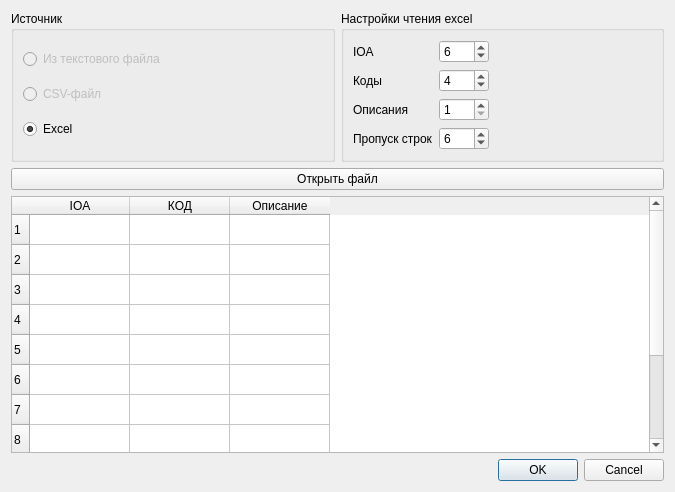
<?xml version="1.0" encoding="UTF-8"?>
<ui version="4.0">
 <class>ImportDialog</class>
 <widget class="QDialog" name="ImportDialog">
  <property name="geometry">
   <rect>
    <x>0</x>
    <y>0</y>
    <width>675</width>
    <height>492</height>
   </rect>
  </property>
  <property name="windowTitle">
   <string>Dialog</string>
  </property>
  <layout class="QVBoxLayout" name="verticalLayout_2">
   <item>
    <layout class="QHBoxLayout" name="horizontalLayout">
     <item>
      <widget class="QGroupBox" name="groupBox">
       <property name="title">
        <string>Источник</string>
       </property>
       <layout class="QVBoxLayout" name="verticalLayout">
        <item>
         <widget class="QRadioButton" name="selector_txt">
          <property name="enabled">
           <bool>false</bool>
          </property>
          <property name="text">
           <string>Из текстового файла</string>
          </property>
         </widget>
        </item>
        <item>
         <widget class="QRadioButton" name="selector_csv">
          <property name="enabled">
           <bool>false</bool>
          </property>
          <property name="text">
           <string>CSV-файл</string>
          </property>
         </widget>
        </item>
        <item>
         <widget class="QRadioButton" name="selector_xls">
          <property name="text">
           <string>Excel</string>
          </property>
          <property name="checked">
           <bool>true</bool>
          </property>
         </widget>
        </item>
       </layout>
      </widget>
     </item>
     <item>
      <widget class="QGroupBox" name="groupBox_2">
       <property name="title">
        <string>Настройки чтения excel</string>
       </property>
       <layout class="QHBoxLayout" name="horizontalLayout_2">
        <item>
         <layout class="QFormLayout" name="formLayout">
          <item row="0" column="0">
           <widget class="QLabel" name="iOALabel">
            <property name="text">
             <string>IOA</string>
            </property>
           </widget>
          </item>
          <item row="1" column="0">
           <widget class="QLabel" name="functionLabel">
            <property name="text">
             <string>Коды</string>
            </property>
           </widget>
          </item>
          <item row="2" column="0">
           <widget class="QLabel" name="descrLabel">
            <property name="text">
             <string>Описания</string>
            </property>
           </widget>
          </item>
          <item row="0" column="1">
           <widget class="QSpinBox" name="ioaSpinBox">
            <property name="maximumSize">
             <size>
              <width>50</width>
              <height>16777215</height>
             </size>
            </property>
            <property name="minimum">
             <number>1</number>
            </property>
            <property name="value">
             <number>6</number>
            </property>
           </widget>
          </item>
          <item row="1" column="1">
           <widget class="QSpinBox" name="codSpinBox">
            <property name="maximumSize">
             <size>
              <width>50</width>
              <height>16777215</height>
             </size>
            </property>
            <property name="minimum">
             <number>1</number>
            </property>
            <property name="value">
             <number>4</number>
            </property>
           </widget>
          </item>
          <item row="2" column="1">
           <widget class="QSpinBox" name="descrSpinBox">
            <property name="maximumSize">
             <size>
              <width>50</width>
              <height>16777215</height>
             </size>
            </property>
            <property name="minimum">
             <number>1</number>
            </property>
           </widget>
          </item>
          <item row="3" column="0">
           <widget class="QLabel" name="descrLabel_2">
            <property name="text">
             <string>Пропуск строк</string>
            </property>
           </widget>
          </item>
          <item row="3" column="1">
           <widget class="QSpinBox" name="skipSpinBox">
            <property name="maximumSize">
             <size>
              <width>50</width>
              <height>16777215</height>
             </size>
            </property>
            <property name="minimum">
             <number>1</number>
            </property>
            <property name="value">
             <number>6</number>
            </property>
           </widget>
          </item>
         </layout>
        </item>
       </layout>
      </widget>
     </item>
    </layout>
   </item>
   <item>
    <widget class="QPushButton" name="pbOpenDialog">
     <property name="text">
      <string>Открыть файл</string>
     </property>
    </widget>
   </item>
   <item>
    <widget class="QTableWidget" name="tableWidget">
     <property name="rowCount">
      <number>11</number>
     </property>
     <property name="columnCount">
      <number>3</number>
     </property>
     <row/>
     <row/>
     <row/>
     <row/>
     <row/>
     <row/>
     <row/>
     <row/>
     <row/>
     <row/>
     <row/>
     <column>
      <property name="text">
       <string>IOA</string>
      </property>
     </column>
     <column>
      <property name="text">
       <string>КОД</string>
      </property>
     </column>
     <column>
      <property name="text">
       <string>Описание</string>
      </property>
     </column>
    </widget>
   </item>
   <item>
    <widget class="QDialogButtonBox" name="buttonBox">
     <property name="orientation">
      <enum>Qt::Horizontal</enum>
     </property>
     <property name="standardButtons">
      <set>QDialogButtonBox::Cancel|QDialogButtonBox::Ok</set>
     </property>
    </widget>
   </item>
  </layout>
 </widget>
 <resources/>
 <connections>
  <connection>
   <sender>buttonBox</sender>
   <signal>accepted()</signal>
   <receiver>ImportDialog</receiver>
   <slot>accept()</slot>
   <hints>
    <hint type="sourcelabel">
     <x>248</x>
     <y>254</y>
    </hint>
    <hint type="destinationlabel">
     <x>157</x>
     <y>274</y>
    </hint>
   </hints>
  </connection>
  <connection>
   <sender>buttonBox</sender>
   <signal>rejected()</signal>
   <receiver>ImportDialog</receiver>
   <slot>reject()</slot>
   <hints>
    <hint type="sourcelabel">
     <x>316</x>
     <y>260</y>
    </hint>
    <hint type="destinationlabel">
     <x>286</x>
     <y>274</y>
    </hint>
   </hints>
  </connection>
 </connections>
</ui>
